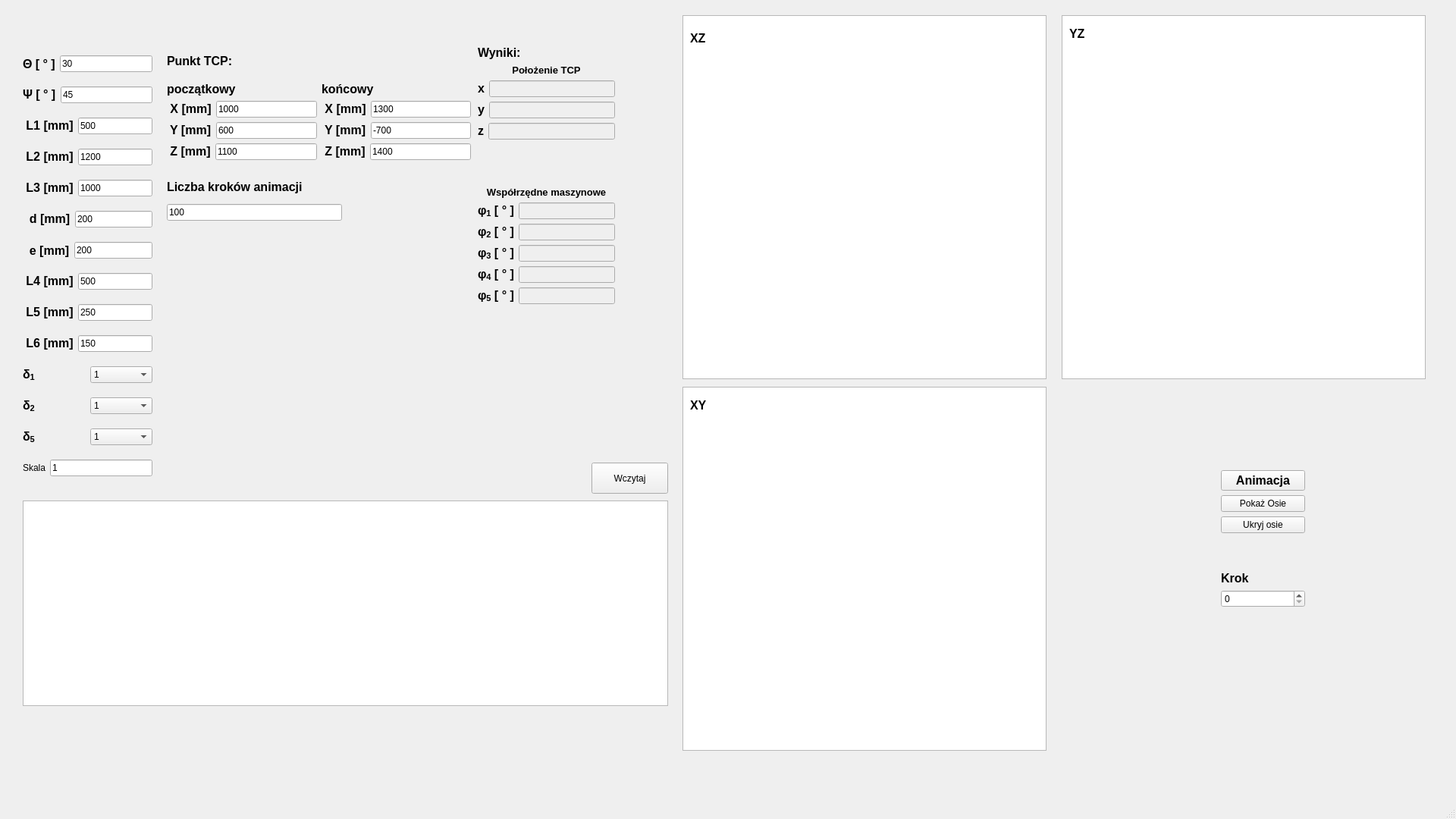
<?xml version="1.0" encoding="UTF-8"?>
<ui version="4.0">
 <class>UserGuide</class>
 <widget class="QMainWindow" name="UserGuide">
  <property name="geometry">
   <rect>
    <x>0</x>
    <y>0</y>
    <width>1920</width>
    <height>1080</height>
   </rect>
  </property>
  <property name="windowTitle">
   <string>UserGuide</string>
  </property>
  <widget class="QWidget" name="centralwidget">
   <widget class="QLabel" name="lbXY">
    <property name="geometry">
     <rect>
      <x>910</x>
      <y>520</y>
      <width>50</width>
      <height>29</height>
     </rect>
    </property>
    <property name="font">
     <font>
      <pointsize>12</pointsize>
      <weight>75</weight>
      <bold>true</bold>
     </font>
    </property>
    <property name="focusPolicy">
     <enum>Qt::ClickFocus</enum>
    </property>
    <property name="text">
     <string>XY</string>
    </property>
   </widget>
   <widget class="QLabel" name="lbYZ">
    <property name="geometry">
     <rect>
      <x>1410</x>
      <y>30</y>
      <width>50</width>
      <height>29</height>
     </rect>
    </property>
    <property name="font">
     <font>
      <pointsize>12</pointsize>
      <weight>75</weight>
      <bold>true</bold>
     </font>
    </property>
    <property name="focusPolicy">
     <enum>Qt::ClickFocus</enum>
    </property>
    <property name="text">
     <string>YZ</string>
    </property>
   </widget>
   <widget class="QWidget" name="verticalLayoutWidget">
    <property name="geometry">
     <rect>
      <x>30</x>
      <y>60</y>
      <width>171</width>
      <height>591</height>
     </rect>
    </property>
    <layout class="QVBoxLayout" name="verticalLayout">
     <item>
      <layout class="QHBoxLayout" name="horizontalLayout_2">
       <item>
        <widget class="QLabel" name="lbTeta">
         <property name="font">
          <font>
           <pointsize>12</pointsize>
           <weight>75</weight>
           <bold>true</bold>
          </font>
         </property>
         <property name="text">
          <string>Θ [ ° ]</string>
         </property>
        </widget>
       </item>
       <item>
        <widget class="QLineEdit" name="leTeta">
         <property name="text">
          <string>30</string>
         </property>
        </widget>
       </item>
      </layout>
     </item>
     <item>
      <layout class="QHBoxLayout" name="horizontalLayout">
       <item>
        <widget class="QLabel" name="lbPsi">
         <property name="font">
          <font>
           <pointsize>12</pointsize>
           <weight>75</weight>
           <bold>true</bold>
          </font>
         </property>
         <property name="focusPolicy">
          <enum>Qt::ClickFocus</enum>
         </property>
         <property name="text">
          <string>Ψ [ ° ]</string>
         </property>
        </widget>
       </item>
       <item>
        <widget class="QLineEdit" name="lePsi">
         <property name="text">
          <string>45</string>
         </property>
        </widget>
       </item>
      </layout>
     </item>
     <item>
      <layout class="QHBoxLayout" name="horizontalLayout_3">
       <item>
        <widget class="QLabel" name="lbL_1">
         <property name="font">
          <font>
           <pointsize>12</pointsize>
           <weight>75</weight>
           <bold>true</bold>
          </font>
         </property>
         <property name="focusPolicy">
          <enum>Qt::ClickFocus</enum>
         </property>
         <property name="text">
          <string> L1 [mm]</string>
         </property>
        </widget>
       </item>
       <item>
        <widget class="QLineEdit" name="leL_1">
         <property name="enabled">
          <bool>true</bool>
         </property>
         <property name="text">
          <string>500</string>
         </property>
        </widget>
       </item>
      </layout>
     </item>
     <item>
      <layout class="QHBoxLayout" name="horizontalLayout_4">
       <item>
        <widget class="QLabel" name="lbL_2">
         <property name="font">
          <font>
           <pointsize>12</pointsize>
           <weight>75</weight>
           <bold>true</bold>
          </font>
         </property>
         <property name="focusPolicy">
          <enum>Qt::ClickFocus</enum>
         </property>
         <property name="text">
          <string> L2 [mm]</string>
         </property>
        </widget>
       </item>
       <item>
        <widget class="QLineEdit" name="leL_2">
         <property name="text">
          <string>1200</string>
         </property>
        </widget>
       </item>
      </layout>
     </item>
     <item>
      <layout class="QHBoxLayout" name="horizontalLayout_5">
       <item>
        <widget class="QLabel" name="lbL_3">
         <property name="font">
          <font>
           <pointsize>12</pointsize>
           <weight>75</weight>
           <bold>true</bold>
          </font>
         </property>
         <property name="focusPolicy">
          <enum>Qt::ClickFocus</enum>
         </property>
         <property name="text">
          <string> L3 [mm]</string>
         </property>
        </widget>
       </item>
       <item>
        <widget class="QLineEdit" name="leL_3">
         <property name="text">
          <string>1000</string>
         </property>
        </widget>
       </item>
      </layout>
     </item>
     <item>
      <layout class="QHBoxLayout" name="horizontalLayout_12">
       <item>
        <widget class="QLabel" name="lbD">
         <property name="font">
          <font>
           <pointsize>12</pointsize>
           <weight>75</weight>
           <bold>true</bold>
          </font>
         </property>
         <property name="focusPolicy">
          <enum>Qt::ClickFocus</enum>
         </property>
         <property name="text">
          <string>  d [mm]</string>
         </property>
        </widget>
       </item>
       <item>
        <widget class="QLineEdit" name="leD">
         <property name="text">
          <string>200</string>
         </property>
        </widget>
       </item>
      </layout>
     </item>
     <item>
      <layout class="QHBoxLayout" name="horizontalLayout_13">
       <item>
        <widget class="QLabel" name="lbE">
         <property name="font">
          <font>
           <pointsize>12</pointsize>
           <weight>75</weight>
           <bold>true</bold>
          </font>
         </property>
         <property name="text">
          <string>  e [mm]</string>
         </property>
        </widget>
       </item>
       <item>
        <widget class="QLineEdit" name="leE">
         <property name="text">
          <string>200</string>
         </property>
        </widget>
       </item>
      </layout>
     </item>
     <item>
      <layout class="QHBoxLayout" name="horizontalLayout_6">
       <item>
        <widget class="QLabel" name="lbL_4">
         <property name="font">
          <font>
           <pointsize>12</pointsize>
           <weight>75</weight>
           <bold>true</bold>
          </font>
         </property>
         <property name="focusPolicy">
          <enum>Qt::ClickFocus</enum>
         </property>
         <property name="text">
          <string> L4 [mm]</string>
         </property>
        </widget>
       </item>
       <item>
        <widget class="QLineEdit" name="leL_4">
         <property name="text">
          <string>500</string>
         </property>
        </widget>
       </item>
      </layout>
     </item>
     <item>
      <layout class="QHBoxLayout" name="horizontalLayout_7">
       <item>
        <widget class="QLabel" name="lbL_5">
         <property name="font">
          <font>
           <pointsize>12</pointsize>
           <weight>75</weight>
           <bold>true</bold>
          </font>
         </property>
         <property name="focusPolicy">
          <enum>Qt::ClickFocus</enum>
         </property>
         <property name="text">
          <string> L5 [mm]</string>
         </property>
        </widget>
       </item>
       <item>
        <widget class="QLineEdit" name="leL_5">
         <property name="text">
          <string>250</string>
         </property>
        </widget>
       </item>
      </layout>
     </item>
     <item>
      <layout class="QHBoxLayout" name="horizontalLayout_8">
       <item>
        <widget class="QLabel" name="lbL_6">
         <property name="font">
          <font>
           <pointsize>12</pointsize>
           <weight>75</weight>
           <bold>true</bold>
          </font>
         </property>
         <property name="focusPolicy">
          <enum>Qt::ClickFocus</enum>
         </property>
         <property name="text">
          <string> L6 [mm]</string>
         </property>
        </widget>
       </item>
       <item>
        <widget class="QLineEdit" name="leL_6">
         <property name="text">
          <string>150</string>
         </property>
        </widget>
       </item>
      </layout>
     </item>
     <item>
      <layout class="QHBoxLayout" name="horizontalLayout_9">
       <item>
        <widget class="QLabel" name="lbDelta_1">
         <property name="font">
          <font>
           <pointsize>12</pointsize>
           <weight>75</weight>
           <bold>true</bold>
          </font>
         </property>
         <property name="focusPolicy">
          <enum>Qt::ClickFocus</enum>
         </property>
         <property name="text">
          <string>&lt;html&gt;&lt;head/&gt;&lt;body&gt;&lt;p&gt;δ&lt;span style=&quot; font-size:12pt; vertical-align:sub;&quot;&gt;1&lt;/span&gt;&lt;/p&gt;&lt;/body&gt;&lt;/html&gt;</string>
         </property>
        </widget>
       </item>
       <item>
        <widget class="QComboBox" name="cbDelta_1">
         <item>
          <property name="text">
           <string>1</string>
          </property>
         </item>
         <item>
          <property name="text">
           <string>-1</string>
          </property>
         </item>
        </widget>
       </item>
      </layout>
     </item>
     <item>
      <layout class="QHBoxLayout" name="horizontalLayout_10">
       <item>
        <widget class="QLabel" name="lbDelta_2">
         <property name="font">
          <font>
           <pointsize>12</pointsize>
           <weight>75</weight>
           <bold>true</bold>
          </font>
         </property>
         <property name="focusPolicy">
          <enum>Qt::ClickFocus</enum>
         </property>
         <property name="text">
          <string>&lt;html&gt;&lt;head/&gt;&lt;body&gt;&lt;p&gt;δ&lt;span style=&quot; vertical-align:sub;&quot;&gt;2&lt;/span&gt;&lt;/p&gt;&lt;/body&gt;&lt;/html&gt;</string>
         </property>
        </widget>
       </item>
       <item>
        <widget class="QComboBox" name="cbDelta_2">
         <item>
          <property name="text">
           <string>1</string>
          </property>
         </item>
         <item>
          <property name="text">
           <string>-1</string>
          </property>
         </item>
        </widget>
       </item>
      </layout>
     </item>
     <item>
      <layout class="QHBoxLayout" name="horizontalLayout_11">
       <item>
        <widget class="QLabel" name="lbDelta_5">
         <property name="font">
          <font>
           <pointsize>12</pointsize>
           <weight>75</weight>
           <bold>true</bold>
          </font>
         </property>
         <property name="focusPolicy">
          <enum>Qt::ClickFocus</enum>
         </property>
         <property name="text">
          <string>&lt;html&gt;&lt;head/&gt;&lt;body&gt;&lt;p&gt;δ&lt;span style=&quot; vertical-align:sub;&quot;&gt;5&lt;/span&gt;&lt;/p&gt;&lt;/body&gt;&lt;/html&gt;</string>
         </property>
        </widget>
       </item>
       <item>
        <widget class="QComboBox" name="cbDelta_5">
         <item>
          <property name="text">
           <string>1</string>
          </property>
         </item>
         <item>
          <property name="text">
           <string>-1</string>
          </property>
         </item>
        </widget>
       </item>
      </layout>
     </item>
     <item>
      <layout class="QHBoxLayout" name="horizontalLayout_21">
       <item>
        <widget class="QLabel" name="lbSkala">
         <property name="text">
          <string>&lt;html&gt;&lt;head/&gt;&lt;body&gt;&lt;p align=&quot;center&quot;&gt;Skala&lt;/p&gt;&lt;/body&gt;&lt;/html&gt;</string>
         </property>
        </widget>
       </item>
       <item>
        <widget class="QLineEdit" name="leSkala">
         <property name="text">
          <string>1</string>
         </property>
        </widget>
       </item>
      </layout>
     </item>
    </layout>
   </widget>
   <widget class="QWidget" name="verticalLayoutWidget_4">
    <property name="geometry">
     <rect>
      <x>220</x>
      <y>60</y>
      <width>401</width>
      <height>151</height>
     </rect>
    </property>
    <layout class="QVBoxLayout" name="verticalLayout_4">
     <item>
      <widget class="QLabel" name="lbPtcp">
       <property name="font">
        <font>
         <pointsize>12</pointsize>
         <weight>75</weight>
         <bold>true</bold>
        </font>
       </property>
       <property name="focusPolicy">
        <enum>Qt::ClickFocus</enum>
       </property>
       <property name="text">
        <string>Punkt TCP:</string>
       </property>
      </widget>
     </item>
     <item>
      <layout class="QHBoxLayout" name="horizontalLayout_20">
       <item>
        <layout class="QVBoxLayout" name="verticalLayout_2">
         <item>
          <widget class="QLabel" name="lbPPoczatek">
           <property name="font">
            <font>
             <pointsize>12</pointsize>
             <weight>75</weight>
             <bold>true</bold>
            </font>
           </property>
           <property name="focusPolicy">
            <enum>Qt::ClickFocus</enum>
           </property>
           <property name="text">
            <string>początkowy</string>
           </property>
          </widget>
         </item>
         <item>
          <layout class="QHBoxLayout" name="horizontalLayout_14">
           <item>
            <widget class="QLabel" name="lbXT_1">
             <property name="font">
              <font>
               <pointsize>12</pointsize>
               <weight>75</weight>
               <bold>true</bold>
              </font>
             </property>
             <property name="focusPolicy">
              <enum>Qt::ClickFocus</enum>
             </property>
             <property name="text">
              <string> X [mm]</string>
             </property>
            </widget>
           </item>
           <item>
            <widget class="QLineEdit" name="leXT_1">
             <property name="text">
              <string>1000</string>
             </property>
            </widget>
           </item>
          </layout>
         </item>
         <item>
          <layout class="QHBoxLayout" name="horizontalLayout_15">
           <item>
            <widget class="QLabel" name="lbYT_1">
             <property name="font">
              <font>
               <pointsize>12</pointsize>
               <weight>75</weight>
               <bold>true</bold>
              </font>
             </property>
             <property name="focusPolicy">
              <enum>Qt::ClickFocus</enum>
             </property>
             <property name="text">
              <string> Y [mm]</string>
             </property>
            </widget>
           </item>
           <item>
            <widget class="QLineEdit" name="leYT_1">
             <property name="text">
              <string>600</string>
             </property>
            </widget>
           </item>
          </layout>
         </item>
         <item>
          <layout class="QHBoxLayout" name="horizontalLayout_16">
           <item>
            <widget class="QLabel" name="lbZT_1">
             <property name="font">
              <font>
               <pointsize>12</pointsize>
               <weight>75</weight>
               <bold>true</bold>
              </font>
             </property>
             <property name="focusPolicy">
              <enum>Qt::ClickFocus</enum>
             </property>
             <property name="text">
              <string> Z [mm]</string>
             </property>
            </widget>
           </item>
           <item>
            <widget class="QLineEdit" name="leZT_1">
             <property name="text">
              <string>1100</string>
             </property>
            </widget>
           </item>
          </layout>
         </item>
        </layout>
       </item>
       <item>
        <layout class="QVBoxLayout" name="verticalLayout_3">
         <item>
          <widget class="QLabel" name="lbPKoniec">
           <property name="font">
            <font>
             <pointsize>12</pointsize>
             <weight>75</weight>
             <bold>true</bold>
            </font>
           </property>
           <property name="focusPolicy">
            <enum>Qt::ClickFocus</enum>
           </property>
           <property name="text">
            <string>końcowy</string>
           </property>
          </widget>
         </item>
         <item>
          <layout class="QHBoxLayout" name="horizontalLayout_18">
           <item>
            <widget class="QLabel" name="lbXT_2">
             <property name="font">
              <font>
               <pointsize>12</pointsize>
               <weight>75</weight>
               <bold>true</bold>
              </font>
             </property>
             <property name="focusPolicy">
              <enum>Qt::ClickFocus</enum>
             </property>
             <property name="text">
              <string> X [mm]</string>
             </property>
            </widget>
           </item>
           <item>
            <widget class="QLineEdit" name="leXT_2">
             <property name="text">
              <string>1300</string>
             </property>
            </widget>
           </item>
          </layout>
         </item>
         <item>
          <layout class="QHBoxLayout" name="horizontalLayout_19">
           <item>
            <widget class="QLabel" name="lbYT_2">
             <property name="font">
              <font>
               <pointsize>12</pointsize>
               <weight>75</weight>
               <bold>true</bold>
              </font>
             </property>
             <property name="focusPolicy">
              <enum>Qt::ClickFocus</enum>
             </property>
             <property name="text">
              <string> Y [mm]</string>
             </property>
            </widget>
           </item>
           <item>
            <widget class="QLineEdit" name="leYT_2">
             <property name="text">
              <string>-700</string>
             </property>
            </widget>
           </item>
          </layout>
         </item>
         <item>
          <layout class="QHBoxLayout" name="horizontalLayout_17">
           <item>
            <widget class="QLabel" name="lbZT_2">
             <property name="font">
              <font>
               <pointsize>12</pointsize>
               <weight>75</weight>
               <bold>true</bold>
              </font>
             </property>
             <property name="focusPolicy">
              <enum>Qt::ClickFocus</enum>
             </property>
             <property name="text">
              <string> Z [mm]</string>
             </property>
            </widget>
           </item>
           <item>
            <widget class="QLineEdit" name="leZT_2">
             <property name="text">
              <string>1400</string>
             </property>
            </widget>
           </item>
          </layout>
         </item>
        </layout>
       </item>
      </layout>
     </item>
    </layout>
   </widget>
   <widget class="QListWidget" name="lwWczytane">
    <property name="geometry">
     <rect>
      <x>30</x>
      <y>660</y>
      <width>851</width>
      <height>271</height>
     </rect>
    </property>
   </widget>
   <widget class="QPushButton" name="pbWczytaj">
    <property name="geometry">
     <rect>
      <x>780</x>
      <y>610</y>
      <width>101</width>
      <height>41</height>
     </rect>
    </property>
    <property name="text">
     <string>Wczytaj</string>
    </property>
   </widget>
   <widget class="QWidget" name="layoutWidget">
    <property name="geometry">
     <rect>
      <x>630</x>
      <y>60</y>
      <width>181</width>
      <height>341</height>
     </rect>
    </property>
    <layout class="QVBoxLayout" name="verticalLayout_7">
     <item>
      <layout class="QVBoxLayout" name="verticalLayout_6">
       <item>
        <widget class="QLabel" name="lbWyniki">
         <property name="text">
          <string>&lt;html&gt;&lt;head/&gt;&lt;body&gt;&lt;p&gt;&lt;span style=&quot; font-size:12pt; font-weight:600;&quot;&gt;Wyniki:&lt;/span&gt;&lt;/p&gt;&lt;/body&gt;&lt;/html&gt;</string>
         </property>
        </widget>
       </item>
       <item>
        <widget class="QLabel" name="lbPolozTCP">
         <property name="text">
          <string>&lt;html&gt;&lt;head/&gt;&lt;body&gt;&lt;p align=&quot;center&quot;&gt;&lt;span style=&quot; font-size:10pt; font-weight:600;&quot;&gt;Położenie TCP&lt;/span&gt;&lt;/p&gt;&lt;/body&gt;&lt;/html&gt;</string>
         </property>
        </widget>
       </item>
       <item>
        <layout class="QHBoxLayout" name="horizontalLayout_27">
         <item>
          <widget class="QLabel" name="lbTCPx">
           <property name="font">
            <font>
             <pointsize>12</pointsize>
             <weight>75</weight>
             <bold>true</bold>
            </font>
           </property>
           <property name="text">
            <string>&lt;html&gt;&lt;head/&gt;&lt;body&gt;&lt;p&gt;x&lt;/p&gt;&lt;/body&gt;&lt;/html&gt;</string>
           </property>
          </widget>
         </item>
         <item>
          <widget class="QLineEdit" name="leTCPx">
           <property name="enabled">
            <bool>false</bool>
           </property>
           <property name="sizePolicy">
            <sizepolicy hsizetype="Expanding" vsizetype="Preferred">
             <horstretch>0</horstretch>
             <verstretch>0</verstretch>
            </sizepolicy>
           </property>
           <property name="baseSize">
            <size>
             <width>5</width>
             <height>20</height>
            </size>
           </property>
          </widget>
         </item>
        </layout>
       </item>
       <item>
        <layout class="QHBoxLayout" name="horizontalLayout_28">
         <item>
          <widget class="QLabel" name="lbTCPy">
           <property name="font">
            <font>
             <pointsize>12</pointsize>
             <weight>75</weight>
             <bold>true</bold>
            </font>
           </property>
           <property name="text">
            <string>&lt;html&gt;&lt;head/&gt;&lt;body&gt;&lt;p&gt;y&lt;/p&gt;&lt;/body&gt;&lt;/html&gt;</string>
           </property>
          </widget>
         </item>
         <item>
          <widget class="QLineEdit" name="leTCPy">
           <property name="enabled">
            <bool>false</bool>
           </property>
           <property name="sizePolicy">
            <sizepolicy hsizetype="Expanding" vsizetype="Preferred">
             <horstretch>0</horstretch>
             <verstretch>0</verstretch>
            </sizepolicy>
           </property>
           <property name="baseSize">
            <size>
             <width>5</width>
             <height>20</height>
            </size>
           </property>
          </widget>
         </item>
        </layout>
       </item>
       <item>
        <layout class="QHBoxLayout" name="horizontalLayout_29">
         <item>
          <widget class="QLabel" name="lbTCPz">
           <property name="font">
            <font>
             <pointsize>12</pointsize>
             <weight>75</weight>
             <bold>true</bold>
            </font>
           </property>
           <property name="text">
            <string>&lt;html&gt;&lt;head/&gt;&lt;body&gt;&lt;p&gt;z&lt;/p&gt;&lt;/body&gt;&lt;/html&gt;</string>
           </property>
          </widget>
         </item>
         <item>
          <widget class="QLineEdit" name="leTCPz">
           <property name="enabled">
            <bool>false</bool>
           </property>
           <property name="sizePolicy">
            <sizepolicy hsizetype="Expanding" vsizetype="Preferred">
             <horstretch>0</horstretch>
             <verstretch>0</verstretch>
            </sizepolicy>
           </property>
           <property name="baseSize">
            <size>
             <width>5</width>
             <height>20</height>
            </size>
           </property>
          </widget>
         </item>
        </layout>
       </item>
      </layout>
     </item>
     <item>
      <spacer name="verticalSpacer">
       <property name="orientation">
        <enum>Qt::Vertical</enum>
       </property>
       <property name="sizeHint" stdset="0">
        <size>
         <width>20</width>
         <height>40</height>
        </size>
       </property>
      </spacer>
     </item>
     <item>
      <layout class="QVBoxLayout" name="verticalLayout_5">
       <item>
        <widget class="QLabel" name="lbWspolrzMaszyn">
         <property name="text">
          <string>&lt;html&gt;&lt;head/&gt;&lt;body&gt;&lt;p align=&quot;center&quot;&gt;&lt;span style=&quot; font-size:10pt; font-weight:600;&quot;&gt;Współrzędne maszynowe&lt;/span&gt;&lt;/p&gt;&lt;/body&gt;&lt;/html&gt;</string>
         </property>
        </widget>
       </item>
       <item>
        <layout class="QHBoxLayout" name="horizontalLayout_22">
         <item>
          <widget class="QLabel" name="lbFi_1">
           <property name="font">
            <font>
             <pointsize>12</pointsize>
             <weight>75</weight>
             <bold>true</bold>
            </font>
           </property>
           <property name="text">
            <string>&lt;html&gt;&lt;head/&gt;&lt;body&gt;&lt;p&gt;φ&lt;span style=&quot; vertical-align:sub;&quot;&gt;1&lt;/span&gt; [ ° ]&lt;/p&gt;&lt;/body&gt;&lt;/html&gt;</string>
           </property>
          </widget>
         </item>
         <item>
          <widget class="QLineEdit" name="leFi_1">
           <property name="enabled">
            <bool>false</bool>
           </property>
           <property name="sizePolicy">
            <sizepolicy hsizetype="Expanding" vsizetype="Preferred">
             <horstretch>0</horstretch>
             <verstretch>0</verstretch>
            </sizepolicy>
           </property>
           <property name="baseSize">
            <size>
             <width>5</width>
             <height>20</height>
            </size>
           </property>
          </widget>
         </item>
        </layout>
       </item>
       <item>
        <layout class="QHBoxLayout" name="horizontalLayout_23">
         <item>
          <widget class="QLabel" name="lbFi_2">
           <property name="font">
            <font>
             <pointsize>12</pointsize>
             <weight>75</weight>
             <bold>true</bold>
            </font>
           </property>
           <property name="text">
            <string>&lt;html&gt;&lt;head/&gt;&lt;body&gt;&lt;p&gt;φ&lt;span style=&quot; vertical-align:sub;&quot;&gt;2&lt;/span&gt; [ ° ]&lt;/p&gt;&lt;/body&gt;&lt;/html&gt;</string>
           </property>
          </widget>
         </item>
         <item>
          <widget class="QLineEdit" name="leFi_2">
           <property name="enabled">
            <bool>false</bool>
           </property>
           <property name="sizePolicy">
            <sizepolicy hsizetype="Expanding" vsizetype="Preferred">
             <horstretch>0</horstretch>
             <verstretch>0</verstretch>
            </sizepolicy>
           </property>
          </widget>
         </item>
        </layout>
       </item>
       <item>
        <layout class="QHBoxLayout" name="horizontalLayout_24">
         <item>
          <widget class="QLabel" name="lbFi_3">
           <property name="font">
            <font>
             <pointsize>12</pointsize>
             <weight>75</weight>
             <bold>true</bold>
            </font>
           </property>
           <property name="text">
            <string>&lt;html&gt;&lt;head/&gt;&lt;body&gt;&lt;p&gt;φ&lt;span style=&quot; vertical-align:sub;&quot;&gt;3&lt;/span&gt; [ ° ]&lt;/p&gt;&lt;/body&gt;&lt;/html&gt;</string>
           </property>
          </widget>
         </item>
         <item>
          <widget class="QLineEdit" name="leFi_3">
           <property name="enabled">
            <bool>false</bool>
           </property>
           <property name="sizePolicy">
            <sizepolicy hsizetype="Expanding" vsizetype="Preferred">
             <horstretch>0</horstretch>
             <verstretch>0</verstretch>
            </sizepolicy>
           </property>
          </widget>
         </item>
        </layout>
       </item>
       <item>
        <layout class="QHBoxLayout" name="horizontalLayout_25">
         <item>
          <widget class="QLabel" name="lbFi_4">
           <property name="font">
            <font>
             <pointsize>12</pointsize>
             <weight>75</weight>
             <bold>true</bold>
            </font>
           </property>
           <property name="text">
            <string>&lt;html&gt;&lt;head/&gt;&lt;body&gt;&lt;p&gt;φ&lt;span style=&quot; vertical-align:sub;&quot;&gt;4&lt;/span&gt; [ ° ]&lt;/p&gt;&lt;/body&gt;&lt;/html&gt;</string>
           </property>
          </widget>
         </item>
         <item>
          <widget class="QLineEdit" name="leFi_4">
           <property name="enabled">
            <bool>false</bool>
           </property>
           <property name="sizePolicy">
            <sizepolicy hsizetype="Expanding" vsizetype="Preferred">
             <horstretch>0</horstretch>
             <verstretch>0</verstretch>
            </sizepolicy>
           </property>
          </widget>
         </item>
        </layout>
       </item>
       <item>
        <layout class="QHBoxLayout" name="horizontalLayout_26">
         <item>
          <widget class="QLabel" name="lbFi_5">
           <property name="font">
            <font>
             <pointsize>12</pointsize>
             <weight>75</weight>
             <bold>true</bold>
            </font>
           </property>
           <property name="text">
            <string>&lt;html&gt;&lt;head/&gt;&lt;body&gt;&lt;p&gt;φ&lt;span style=&quot; vertical-align:sub;&quot;&gt;5&lt;/span&gt; [ ° ]&lt;/p&gt;&lt;/body&gt;&lt;/html&gt;</string>
           </property>
          </widget>
         </item>
         <item>
          <widget class="QLineEdit" name="leFi_5">
           <property name="enabled">
            <bool>false</bool>
           </property>
           <property name="sizePolicy">
            <sizepolicy hsizetype="Expanding" vsizetype="Preferred">
             <horstretch>0</horstretch>
             <verstretch>0</verstretch>
            </sizepolicy>
           </property>
          </widget>
         </item>
        </layout>
       </item>
      </layout>
     </item>
    </layout>
   </widget>
   <widget class="QWidget" name="layoutWidget">
    <property name="geometry">
     <rect>
      <x>220</x>
      <y>230</y>
      <width>231</width>
      <height>61</height>
     </rect>
    </property>
    <layout class="QVBoxLayout" name="verticalLayout_8">
     <item>
      <widget class="QLabel" name="lbLbKrokow">
       <property name="font">
        <font>
         <pointsize>12</pointsize>
         <weight>75</weight>
         <bold>true</bold>
        </font>
       </property>
       <property name="layoutDirection">
        <enum>Qt::LeftToRight</enum>
       </property>
       <property name="text">
        <string>Liczba kroków animacji</string>
       </property>
       <property name="scaledContents">
        <bool>true</bool>
       </property>
      </widget>
     </item>
     <item>
      <widget class="QLineEdit" name="leLbKrokow">
       <property name="text">
        <string>100</string>
       </property>
      </widget>
     </item>
    </layout>
   </widget>
   <widget class="QLabel" name="lbXZ">
    <property name="geometry">
     <rect>
      <x>910</x>
      <y>30</y>
      <width>21</width>
      <height>41</height>
     </rect>
    </property>
    <property name="font">
     <font>
      <pointsize>12</pointsize>
      <weight>75</weight>
      <bold>true</bold>
     </font>
    </property>
    <property name="focusPolicy">
     <enum>Qt::ClickFocus</enum>
    </property>
    <property name="text">
     <string>XZ</string>
    </property>
   </widget>
   <widget class="QGraphicsView" name="gvOsXY">
    <property name="geometry">
     <rect>
      <x>900</x>
      <y>510</y>
      <width>480</width>
      <height>480</height>
     </rect>
    </property>
   </widget>
   <widget class="QGraphicsView" name="gvOsYZ">
    <property name="geometry">
     <rect>
      <x>1400</x>
      <y>20</y>
      <width>480</width>
      <height>480</height>
     </rect>
    </property>
    <property name="sizePolicy">
     <sizepolicy hsizetype="Expanding" vsizetype="Preferred">
      <horstretch>0</horstretch>
      <verstretch>0</verstretch>
     </sizepolicy>
    </property>
   </widget>
   <widget class="QGraphicsView" name="gvOsXZ">
    <property name="geometry">
     <rect>
      <x>900</x>
      <y>20</y>
      <width>480</width>
      <height>480</height>
     </rect>
    </property>
    <property name="sizePolicy">
     <sizepolicy hsizetype="MinimumExpanding" vsizetype="Expanding">
      <horstretch>0</horstretch>
      <verstretch>0</verstretch>
     </sizepolicy>
    </property>
   </widget>
   <widget class="QWidget" name="">
    <property name="geometry">
     <rect>
      <x>1610</x>
      <y>620</y>
      <width>111</width>
      <height>181</height>
     </rect>
    </property>
    <layout class="QVBoxLayout" name="verticalLayout_10">
     <item>
      <widget class="QPushButton" name="pbRysuj">
       <property name="font">
        <font>
         <pointsize>12</pointsize>
         <weight>75</weight>
         <bold>true</bold>
        </font>
       </property>
       <property name="text">
        <string>Animacja</string>
       </property>
      </widget>
     </item>
     <item>
      <widget class="QPushButton" name="pbPokazOsie">
       <property name="text">
        <string>Pokaż Osie</string>
       </property>
      </widget>
     </item>
     <item>
      <widget class="QPushButton" name="pbUkryjOsie">
       <property name="text">
        <string>Ukryj osie</string>
       </property>
      </widget>
     </item>
     <item>
      <spacer name="verticalSpacer_2">
       <property name="orientation">
        <enum>Qt::Vertical</enum>
       </property>
       <property name="sizeHint" stdset="0">
        <size>
         <width>20</width>
         <height>40</height>
        </size>
       </property>
      </spacer>
     </item>
     <item>
      <layout class="QVBoxLayout" name="verticalLayout_9">
       <item>
        <widget class="QLabel" name="lbNrKroku">
         <property name="text">
          <string>&lt;html&gt;&lt;head/&gt;&lt;body&gt;&lt;p&gt;&lt;span style=&quot; font-size:12pt; font-weight:600;&quot;&gt;Krok      &lt;/span&gt;&lt;/p&gt;&lt;/body&gt;&lt;/html&gt;</string>
         </property>
        </widget>
       </item>
       <item>
        <widget class="QSpinBox" name="sbNrKroku"/>
       </item>
      </layout>
     </item>
    </layout>
   </widget>
   <zorder>gvOsXY</zorder>
   <zorder>gvOsXZ</zorder>
   <zorder>gvOsYZ</zorder>
   <zorder>pbRysuj</zorder>
   <zorder>verticalLayoutWidget</zorder>
   <zorder>verticalLayoutWidget_4</zorder>
   <zorder>lwWczytane</zorder>
   <zorder>pbWczytaj</zorder>
   <zorder>layoutWidget</zorder>
   <zorder>pbUkryjOsie</zorder>
   <zorder>pbPokazOsie</zorder>
   <zorder>layoutWidget</zorder>
   <zorder>sbNrKroku</zorder>
   <zorder>lbNrKroku</zorder>
   <zorder>horizontalSpacer</zorder>
   <zorder>horizontalSpacer_2</zorder>
   <zorder>gvOsXY</zorder>
   <zorder>gvOsYZ</zorder>
   <zorder>gvOsXZ</zorder>
   <zorder>lbYZ</zorder>
   <zorder>lbXY</zorder>
   <zorder>lbXZ</zorder>
  </widget>
  <widget class="QMenuBar" name="menubar">
   <property name="geometry">
    <rect>
     <x>0</x>
     <y>0</y>
     <width>1920</width>
     <height>21</height>
    </rect>
   </property>
  </widget>
  <widget class="QStatusBar" name="statusbar"/>
 </widget>
 <resources/>
 <connections/>
</ui>
